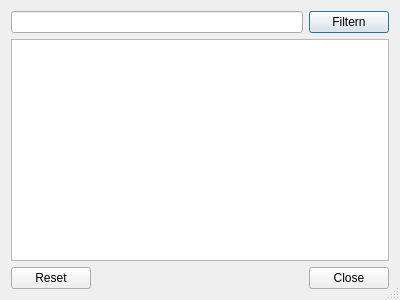
<?xml version="1.0" encoding="UTF-8"?>
<ui version="4.0">
 <class>Referenzmananger</class>
 <widget class="QDialog" name="Referenzmananger">
  <property name="geometry">
   <rect>
    <x>0</x>
    <y>0</y>
    <width>400</width>
    <height>300</height>
   </rect>
  </property>
  <property name="windowTitle">
   <string>Referenzmanager</string>
  </property>
  <property name="sizeGripEnabled">
   <bool>true</bool>
  </property>
  <property name="modal">
   <bool>true</bool>
  </property>
  <layout class="QVBoxLayout" name="verticalLayout">
   <item>
    <layout class="QHBoxLayout" name="horizontalLayout">
     <item>
      <widget class="QLineEdit" name="txlFilter">
       <property name="toolTip">
        <string>Filterbegriff eingeben</string>
       </property>
      </widget>
     </item>
     <item>
      <widget class="QPushButton" name="btnFilter">
       <property name="toolTip">
        <string>Nur dem Filter entsprechende Einträge anzeigen</string>
       </property>
       <property name="text">
        <string>Filtern</string>
       </property>
      </widget>
     </item>
    </layout>
   </item>
   <item>
    <widget class="QListWidget" name="referenzen">
     <property name="contextMenuPolicy">
      <enum>Qt::CustomContextMenu</enum>
     </property>
     <property name="toolTip">
      <string>Rechtsklick zum Bearbeiten</string>
     </property>
     <property name="editTriggers">
      <set>QAbstractItemView::NoEditTriggers</set>
     </property>
    </widget>
   </item>
   <item>
    <widget class="QDialogButtonBox" name="buttonBox">
     <property name="orientation">
      <enum>Qt::Horizontal</enum>
     </property>
     <property name="standardButtons">
      <set>QDialogButtonBox::Close|QDialogButtonBox::Reset</set>
     </property>
    </widget>
   </item>
  </layout>
 </widget>
 <resources/>
 <connections>
  <connection>
   <sender>buttonBox</sender>
   <signal>accepted()</signal>
   <receiver>Referenzmananger</receiver>
   <slot>accept()</slot>
   <hints>
    <hint type="sourcelabel">
     <x>248</x>
     <y>254</y>
    </hint>
    <hint type="destinationlabel">
     <x>157</x>
     <y>274</y>
    </hint>
   </hints>
  </connection>
  <connection>
   <sender>buttonBox</sender>
   <signal>rejected()</signal>
   <receiver>Referenzmananger</receiver>
   <slot>reject()</slot>
   <hints>
    <hint type="sourcelabel">
     <x>316</x>
     <y>260</y>
    </hint>
    <hint type="destinationlabel">
     <x>286</x>
     <y>274</y>
    </hint>
   </hints>
  </connection>
 </connections>
</ui>
